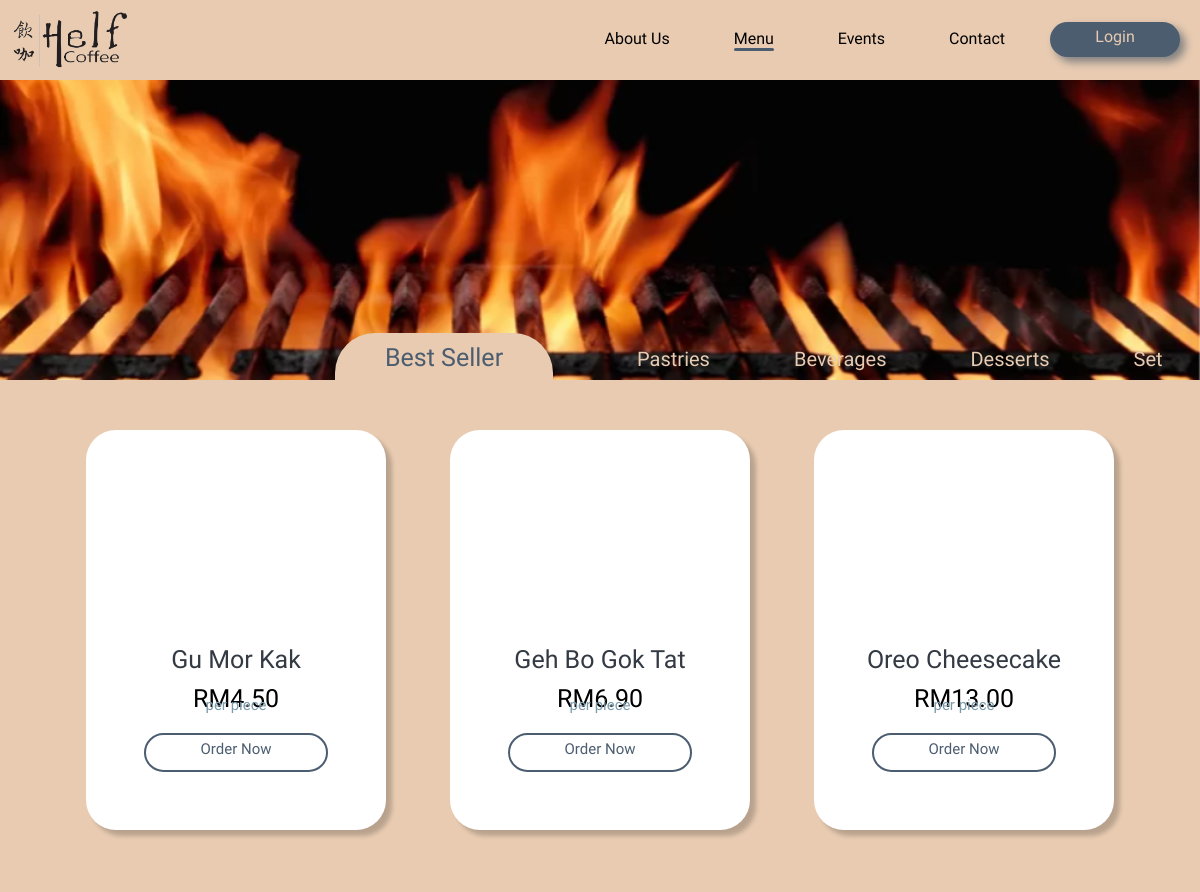
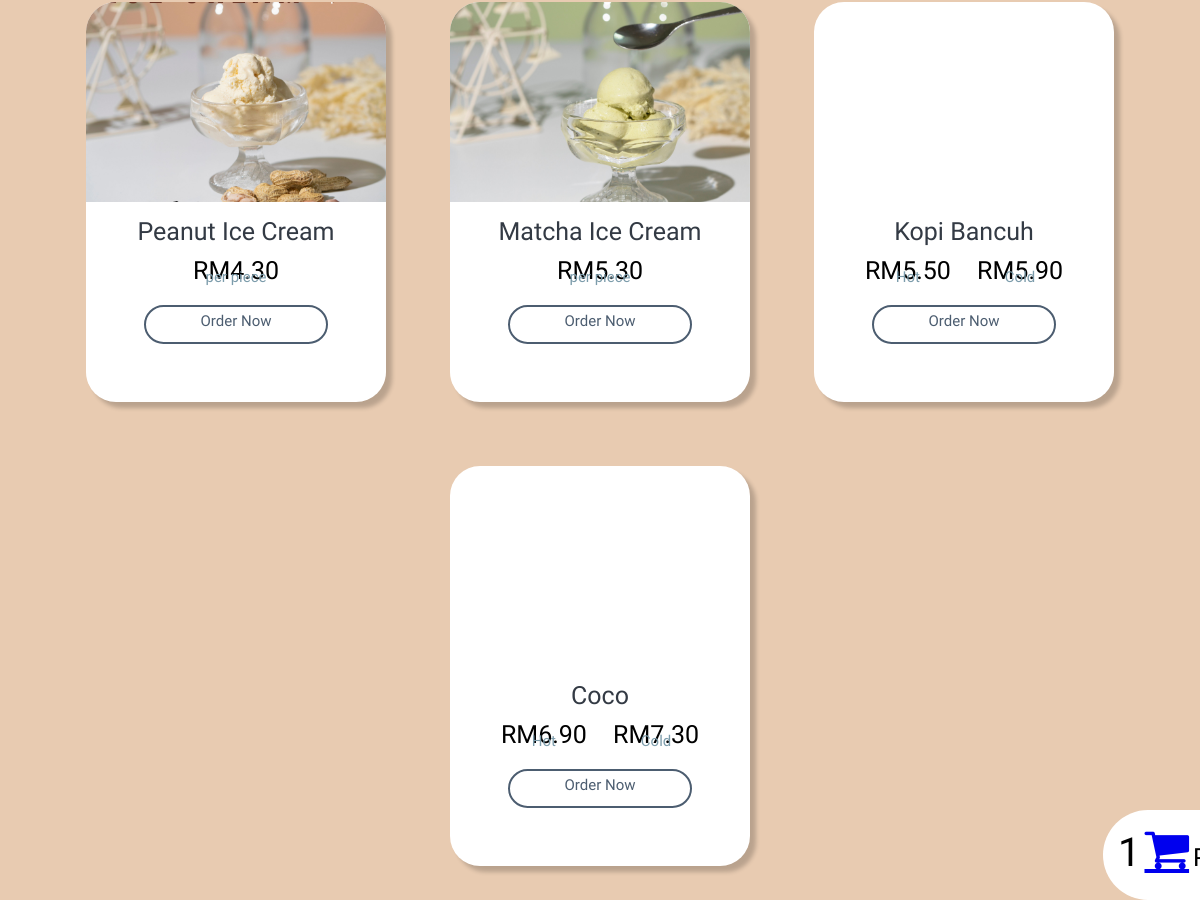
Before: /User/menu_best_seller.php with the older database file (2 pictures, top to bottom).
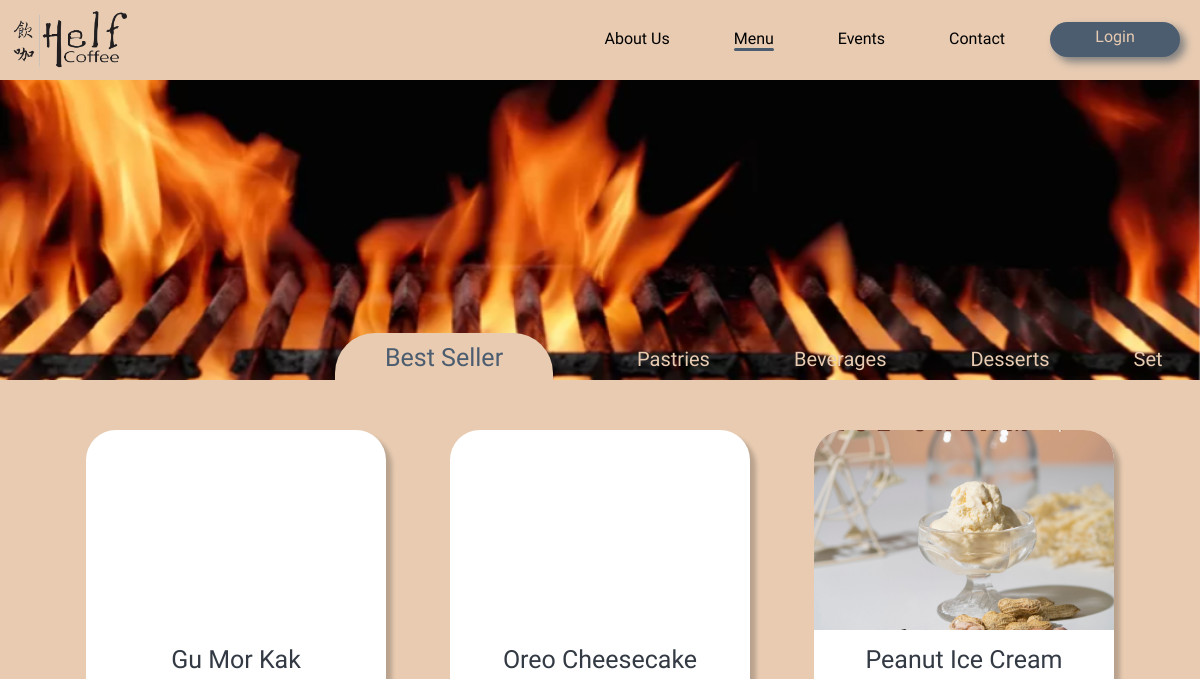
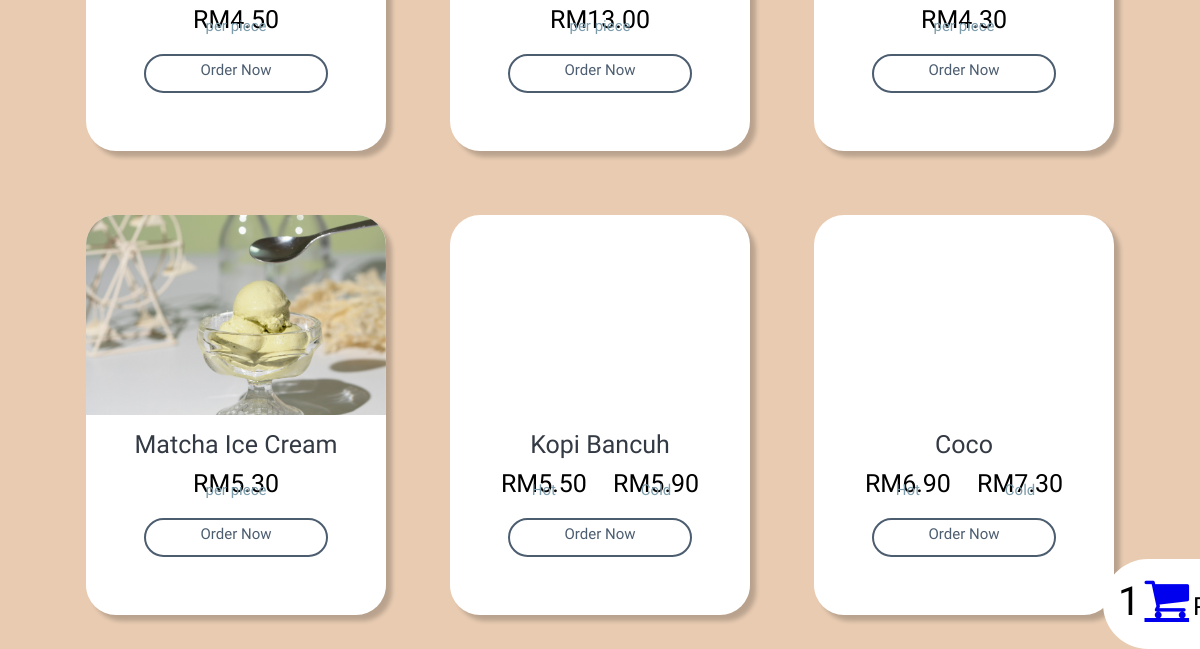
After: the same page with the newer database file (2 pictures, top to bottom).
### tables this page shows
CREATE TABLE `product` (
  `product_id` int(11) NOT NULL,
  `product_name` text NOT NULL,
  `price` float NOT NULL,
  `product_type` int(100) NOT NULL,
  `product_desc` text NOT NULL,
  `product_quan` int(100) NOT NULL,
  `product_cal` int(100) NOT NULL,
  `best_seller` tinyint(1) NOT NULL,
  `product_img` varchar(100) NOT NULL,
  `pixel` int(10) NOT NULL
);

### User/menu_best_seller.php (the view, shortened to what this page needs)
<?php
    include 'dbConnection.php';
 ?>
<!DOCTYPE html>
<html lang="en">
<head>
    <link rel="stylesheet" href="css/menu_style.css">
    <link rel="stylesheet" href="https://cdnjs.cloudflare.com/ajax/libs/font-awesome/4.7.0/css/font-awesome.min.css">
</head>
<body>
    <div class="nav_bar">
        <div class="logo">
            <a href="index.php"><img src="images/helf_coffee_logo.png" alt="Helf Coffee Logo" style="width: 130px" href="index.html"></a>
        </div>
        <?php if(!isset($_SESSION['logged_in'])) : ?>
        <a href="user_login.php" class="login">Login</a>
        <?php endif ?>
        <nav class="pages">
            <ul>
                <li><a href="#">About Us</a></li>
                <li><a class="active" href="menu_best_seller.php">Menu</a></li>
                <li><a href="#">Events</a></li>
                <li><a href="#">Contact</a></li>
            </ul>
        </nav>
    </div>
    <div class="menu_bar" id="scroll">
        <img src="images/best_seller_bg.png" alt="Best Seller Bg">
        <ul>
            <li><a class="active2" href="menu_best_seller.php">Best Seller</a></li>
            <li><a class="unactive" href="menu_pastries.php">Pastries</a></li>
            <li><a class="unactive" href="menu_beverages.php">Beverages</a></li>
            <li><a class="unactive" href="menu_desserts.php">Desserts</a></li>
            <li><a class="unactive" href="menu_set.php">Set</a></li>
        </ul>
    </div>
    <div class="item_container">
        <?php
                $sql = $conn->query("SELECT * FROM product WHERE best_seller = 1 AND product_type != 3 ORDER BY product_id");
                $sql2 = $conn->query("SELECT * FROM product WHERE best_seller = 1 AND product_type = 3 ORDER BY product_id");
                ?>
                <?php
                if($sql->num_rows > 0)
                {
                    while($data=$sql->fetch_assoc())
                    {
                ?>
            <div class="item">
            <div class="item_pic">
            <?php
                echo  '<img style="bottom: '.$data['pixel'].'px;" src="'.$data['product_img'].'"/>';
            ?>
            </div>
            <div class="description">
                <div class="item_name"><center><?php echo $data['product_name']?></center></div>
                <div class="price">
                    <center>RM<?php echo number_format($data['price'], 2);?></center>
                    <div class="sub_price"><center>per piece</center></div>
                </div>
                <div class="order_btn" onclick="togglePopup_<?php echo $data['product_id']?>()"><center>Order Now</center></div>
            </div>
        </div>
        <?php
           }
           while($data=$sql2->fetch_assoc())
                    {
                    $cold = 0.40;
                ?>
            <div class="item">
            <div class="item_pic">
            </div>
            <div class="description">
                <div class="item_name"><center><?php echo $data['product_name']?></center></div>
                <div class="price">
                    <div class="price">
                        <center>RM<?php echo number_format($data['price'], 2);?></center>
                        <div class="sub_price"><center>Hot</center></div>
                    </div>
                    <div class="price">
                        <center>RM<?php echo number_format($data['price'] +$cold , 2);?></center>
                        <div class="sub_price"><center>Cold</center></div>
                    </div>
                </div>
                <div class="order_btn" onclick="togglePopup_<?php echo $data['product_id']?>()"><center>Order Now</center></div>
            </div>
        </div>
        <?php
           }
        }
        ?>
    </div>
    <div class="cart-btn" id="cart">
        <?php
            $result = $conn->query("SELECT COUNT(*) FROM `cart_temp`");
            $row = $result->fetch_row();
        ?>
        <span class ="cart-quantity"><?php echo $row[0];?></span>
        <a href ="cart.php"class="fa fa-shopping-cart fa-3x" aria-hidden="true"></a>
        <span id="cart-success" style = "font-size: 25px">Product successfully added to cart</span>
    </div>
</body>
</html>

### User/css/menu_style.css (style rules this page uses)
body { margin: 0; background-color: #E8CBB1; }
.nav_bar { background-color: #E8CBB1; padding: 5px 5px; font-family: 'Marhey', cursive; height: 70px; }
.logo, .pages { display: inline-block; }
.pages { position: relative; float: right; }
.pages ul li { list-style: none; display: inline-block; text-align: center; margin: 0 30px; padding-top: 8px; }
.pages ul li a { position: relative; text-decoration: none; color: black; width: 0; }
.pages ul li a::after { content: ""; display: block; background-color: #4C5D70; height: 3px; width: 0%; border-radius: 20px; position: absolute; left: 50%; }
.pages ul li .active::after { content: ""; display: block; background-color: #4C5D70; height: 3px; width: 100%; border-radius: 20px; position: absolute; left: 0; }
.login { position: relative; float: right; background-color: #4C5D70; color: #E8CBB1; width: 120px; height: 30px; border-radius: 30px; text-align: center; text-decoration: none; margin: 17px 15px; padding: 5px 5px 0; box-shadow: 5px 5px 8px grey; z-index: 1; }
.login::before { content: ""; display: block; position: absolute; top: 0; bottom: 0; right: 0; left: 0; background-color: #E8CBB1; border-radius: 30px; border: 2px solid #4C5D70; z-index: -1; transform: scaleX(0); transition: transform 0.3s ease-in-out; }
.menu_bar img { width: 100%; height: 500px; position: relative; bottom: 200px; z-index: -1; }
.menu_bar ul li { list-style: none; display: inline-block; text-align: center; margin: 0 40px; line-height: 0; position: relative; bottom: 248px; left: 255px; }
.menu_bar ul li a { text-decoration: none; color: #E8CBB1; font-family: 'Marhey', cursive; font-size: 20px; }
.menu_bar ul li .active2 { font-size: 25px; background-color: #E8CBB1; color: #4C5D70; padding: 10px 50px; border-radius: 40px 40px 0 0; }
.item_container { width: 100%; margin: auto; text-align: center; position: absolute; top: 400px; }
.item { display: inline-block; width: 300px; height: 400px; border-radius: 30px; overflow: hidden; background-color: white; box-shadow: 6px 6px 4px rgba(0, 0, 0, 0.2); margin: 30px 30px; font-family: 'Marhey', cursive; font-size: 25px; }
.item_pic { width: 300px; height: 200px; overflow: hidden; }
.item img { width: 300px; position: relative; }
.description { width: 300px; height: 200px; margin-top: 15px; }
.item_name { margin: 5px 0 10px; color: #333A44; }
.price { display: inline-block; margin: 0 10px; }
.sub_price { font-size: 15px; position: relative; bottom: 17px; color: #7C9CAB; }
.order_btn { position: relative; background-color: white; color: #4C5D70; border: 2px solid #4C5D70; width: 180px; height: 30px; border-radius: 30px; font-size: 15px; margin: auto; padding-top: 5px; z-index: 1; }
.order_btn::before { content: ""; display: block; width: 180px; height: 35px; position: absolute; bottom: -1px; left: -1px; background-color: #4C5D70; border-radius: 30px; border: 2px solid #4C5D70; transition: transform 0.3s ease-in-out; transform: scaleX(0); z-index: -1; }
.cart-btn { position: fixed; right: 0px; bottom: 0px; width: 530px; height: 60px; background-color:rgb(255, 255, 255); padding: 15px; border-bottom-left-radius: 50px; border-top-left-radius: 50px; right: -463px; }
span { font-family: 'Marhey', cursive; font-size: 40px; }

Changed rows visible on the page:
no longer on this page (row edited): product: product_name "Geh Bo Gok Tat", price "6.90"
